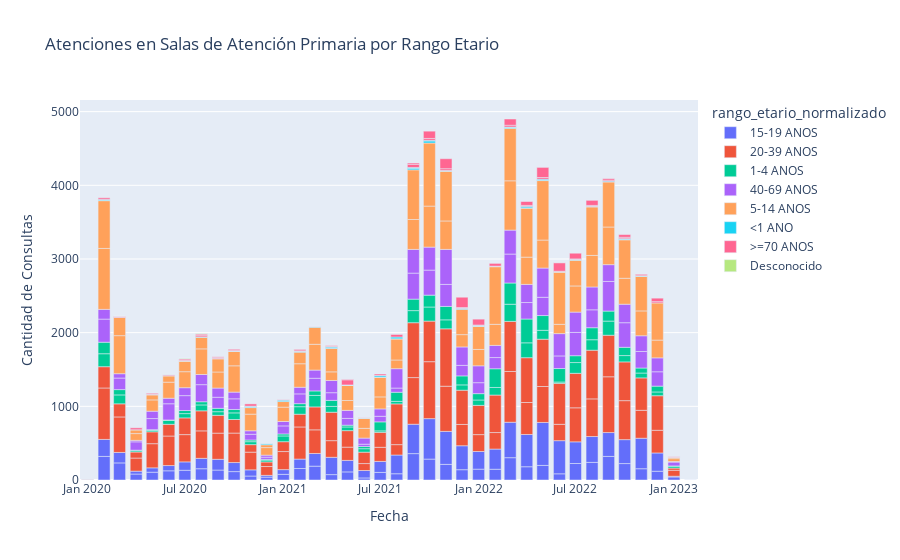

The notebook cell this image was saved under:
### Code cell
# Crear un gráfico de barras apiladas
fig = px.bar(
    resultado,
    x='fecha',
    y='consulta_cantidad',
    color='rango_etario_normalizado',
    title='Atenciones en Salas de Atención Primaria por Rango Etario',
    labels={'consulta_cantidad': 'Cantidad de Consultas', 'fecha': 'Fecha'}
)

# Configuración adicional aquí...

# Mostrar el gráfico
fig.show()
